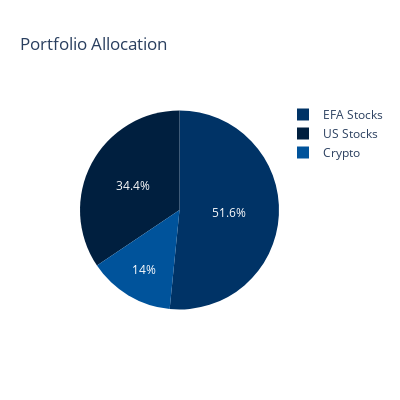

Write notebook code for a chart like this one.
### Code cell
import plotly.express as px
us_weight = sum(weights[ticker] for ticker in us_tickers if ticker in weights)
efa_weight = sum(weights[ticker] for ticker in efa_tickers if ticker in weights)
crypto_weight = sum(weights[ticker] for ticker in crypto_tickers if ticker in weights)
labels = ['US Stocks', 'EFA Stocks', 'Crypto']
values = [us_weight, efa_weight, crypto_weight]
fig = px.pie(names=labels, values=values, title='Portfolio Allocation')
fig.update_traces(marker=dict(colors=['#001f3f', '#003366', '#00539b']))
fig.update_layout(width=400, height=400)
fig.show()

### Figure 1 — Plotly figure (JSON) as saved in the notebook; plotly's stock layout.template omitted (floating-point values rounded to 4 significant figures)
{"data": [{"domain": {"x": [0, 1], "y": [0, 1]}, "hovertemplate": "label=%{label}<br>value=%{value}<extra></extra>", "labels": ["US Stocks", "EFA Stocks", "Crypto"], "legendgroup": "", "marker": {"colors": ["#001f3f", "#003366", "#00539b"]}, "name": "", "showlegend": true, "type": "pie", "values": [0.3443, 0.5158, 0.14]}], "layout": {"height": 400, "legend": {"tracegroupgap": 0}, "title": {"text": "Portfolio Allocation"}, "width": 400}}
